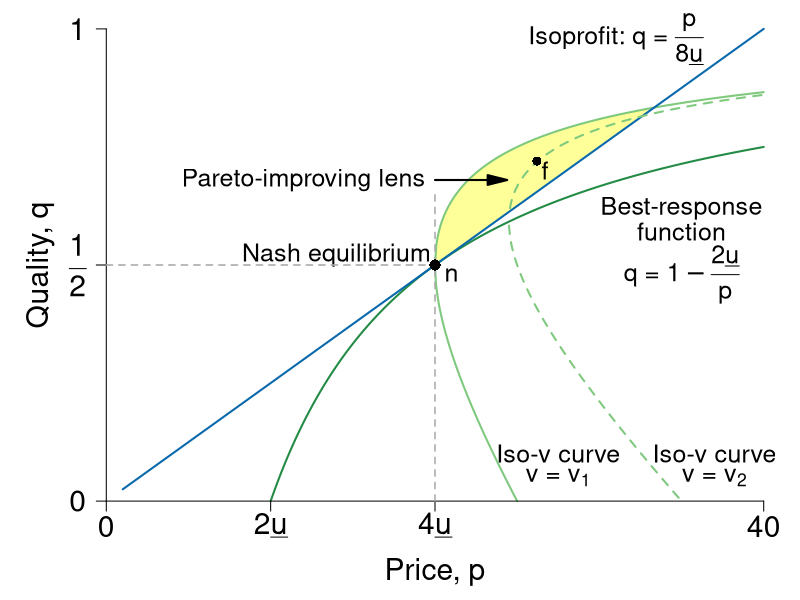

R code for this plot:
require(ggplot2)
require(shape)
pdf(file = "information_power/ch11_fig6.pdf", width = 9, height = 7)

#Set parameters for graphics
axislabelsize <- 1.8
labelsize <- 1.5
namesize <- 1.8
annotatesize <- 1.5
graphlinewidth <- 2
segmentlinewidth <- 1.5

COL <- c("#7fc97f", "#beaed4", "#fdc086", "#ffff99", "#386cb0", "#f0027f", "#bf5b17", "#666666")
COLA <- c("#e0f3db", "#99d8c9","#66c2a4","#41ae76", "#238b45", "#005824")
COLB <- c("#c6dbef", "#4eb3d3", "#2b8cbe", "#0868ac","#084081")
COLC <- c("#fcfbfd", "#efedf5", "#dadaeb", "#bcbddc", "#9e9ac8", "#807dba", "#6a51a3", "#54278f", "#3f007d")

brfFn <- function(p, delta = 5) {
  1 - (2 * delta) / p
}

isovhigh <- function(p, delta = 5, v = 20){
  (sqrt(p^2 - 4 * delta * v) - p + 2*v)/(2 * v )
}

isovlow <- function(p, delta = 5, v = 20){
  (-sqrt(p^2 - 4 * delta * v) - p + 2*v)/(2 * v )
}


isovhigh1 <- function(p, delta = 5, v = 30){
  (sqrt(p^2 - 4 * delta * v) - p + 2*v)/(2 * v )
}

isovlow1 <- function(p, delta = 5, v = 30){
  (-sqrt(p^2 - 4 * delta * v) - p + 2*v)/(2 * v )
}

solowCondition <- function(p, delta = 5){
  (p*(1/(8*delta)))
}


par(mar =  c(4, 4, 0.5, 0.5))
xlims <- c(0, 40)
ylims <- c(0, 1)


plot(0, 0, xlim = xlims, ylim = ylims, type = "n",
     xlab = "",
     ylab = "",
     xaxt = "n", yaxt = "n", cex.lab = axislabelsize, bty = "n")

mtext(expression(paste("Price, ", p)), side = 1, line = 2.5, cex = axislabelsize)
text(-4, ylims[2] - 0.5*(ylims[2] - ylims[1]), expression(paste("Quality, ", q)), xpd = TRUE, cex = axislabelsize, srt = 90) 


npts <- 500 
npts2 <- 501
#Specify the sequences of points for graphing. 
xx1 <- seq(10, xlims[2], length.out = npts)
xx2 <- seq(1, xlims[2], length.out = npts)
xx3 <- seq(xlims[1], xlims[2], length.out = npts2)
xx4 <- seq(xlims[1], 25, length.out = npts2)
xx5 <- seq(xlims[1], xlims[2], length.out = npts2)
xx6 <- seq(xlims[1], 35, length.out = npts2)
yy1 <- isovhigh(xx3, delta = 5, v = 20)

#Below, note I have gone to number 416 because at that observation we can 
#find the closest outcome to the intersection of the curves. Serves fine 
#for the relevant polygon
#Draw the shaded area of the Pareto-improving lens
#For the polygon need the intersection of v and iso-profit
#(2p - 40)^2 = p^2 - 400
#4p^2 - 160p + 1600 = p^2 - 400
#3p^2 - 160p + 2000 = 0
#p = 20 or p = 100/3 = 33.3 
# => q = (1/40)*33.3 = 0.8325
polygon(c(xx3, xx3[416]), c(yy1, yy1[416]), col = COL[4], density = NULL, border = NA)

#Draw the lines for the graphs
lines(xx1, brfFn(xx1), col = COLA[5], lwd = graphlinewidth)
lines(xx3, isovhigh(xx3, v = 20, delta = 5), col = COL[1], lwd = graphlinewidth)
lines(xx4, isovlow(xx4, v = 20, delta = 5), col = COL[1], lwd = graphlinewidth)
lines(xx2, solowCondition(xx2, delta = 5), col = COLB[4], lwd = graphlinewidth)
lines(xx5, isovhigh1(xx5, v = 30, delta = 5), col = COL[1], lwd = graphlinewidth, lty = 2)
lines(xx6, isovlow1(xx6, v = 30, delta = 5), col = COL[1], lwd = graphlinewidth, lty = 2)


#Customize ticks and labels for the plot
ticksy <- c(0, 0.5, 1)
ylabels <- c(0, expression(paste(frac(1,2))), 1)
ticksx <- c(0, 10, 20, 40)
xlabels <- c(0, expression(paste(2*underline("u"))), expression(paste(4*underline("u"))), 40)
axis(1, at = ticksx, pos = 0, labels = xlabels, cex.axis = axislabelsize)
axis(2, at = ticksy, pos = 0, labels = ylabels, las = 1, cex.axis = axislabelsize)

#Annotation of the three graphs and the NE
text(31, 0.98, expression(paste("Isoprofit: ", q ," = ", frac(p, 8*underline("u")))), cex = annotatesize)
text(35, 0.62, expression(paste("Best-response")), cex = annotatesize)
text(35, 0.57, expression(paste("function")), cex = annotatesize)
text(35, 0.48, expression(paste("q = ", 1 - frac(2*underline("u"), p))), cex = annotatesize)
text(27.5, 0.1, expression(paste("Iso-v curve")), cex = annotatesize)
text(27.5, 0.05, expression(paste("v = ", v[1])), cex = annotatesize)
text(37, 0.1, expression(paste("Iso-v curve")), cex = annotatesize)
text(37, 0.05, expression(paste("v = ", v[2])), cex = annotatesize)
text(14, 0.52, expression(paste("Nash equilibrium")), cex = annotatesize)

#Lines for the coordinates of the Nash equilbrium
segments(20, 0, 20, 0.65, lty = 2, col = "darkgray", lwd = segmentlinewidth)
segments(0, 0.5, 20, 0.5, lty = 2, col = "darkgray", lwd = segmentlinewidth)

#Add a point for the NE
points(20, 0.5, pch = 16, col = "black", cex = 1.5)
text(21, 0.48, expression(paste("n")), cex = annotatesize)

#Add a point for f. referred to in the text
points(26.2, 0.72, pch = 16, col = "black", cex = 1.2)
text(26.7, 0.7, expression(paste("f")), cex = annotatesize)

#Arrow to Pareto-improving Lens
Arrows(20, 0.68, 23.8, 0.68, col = "black", lty = 1, lwd = 2, arr.type = "triangle")
text(12, 0.68, expression(paste("Pareto-improving lens")), cex = annotatesize)

dev.off()
